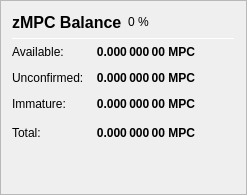
                   <widget class="QFrame" name="frame_ZerocoinBalances">
                    <property name="frameShape">
                     <enum>QFrame::StyledPanel</enum>
                    </property>
                    <property name="frameShadow">
                     <enum>QFrame::Raised</enum>
                    </property>
                    <layout class="QVBoxLayout" name="verticalLayout_7">
                     <item>
                      <layout class="QHBoxLayout" name="horizontalLayout_8" stretch="0,0,0">
                       <item>
                        <widget class="QLabel" name="label_5z_3">
                         <property name="minimumSize">
                          <size>
                           <width>0</width>
                           <height>20</height>
                          </size>
                         </property>
                         <property name="font">
                          <font>
                           <pointsize>12</pointsize>
                           <weight>75</weight>
                           <bold>true</bold>
                          </font>
                         </property>
                         <property name="text">
                          <string>zMPC Balance</string>
                         </property>
                        </widget>
                       </item>
                       <item>
                        <widget class="QLabel" name="labelzMPCPercent">
                         <property name="text">
                          <string notr="true">0 %</string>
                         </property>
                        </widget>
                       </item>
                       <item>
                        <spacer name="horizontalSpacer_11">
                         <property name="orientation">
                          <enum>Qt::Horizontal</enum>
                         </property>
                         <property name="sizeHint" stdset="0">
                          <size>
                           <width>40</width>
                           <height>20</height>
                          </size>
                         </property>
                        </spacer>
                       </item>
                      </layout>
                     </item>
                     <item>
                      <widget class="Line" name="line_ZerocoinBalance">
                       <property name="minimumSize">
                        <size>
                         <width>0</width>
                         <height>1</height>
                        </size>
                       </property>
                       <property name="maximumSize">
                        <size>
                         <width>16777215</width>
                         <height>1</height>
                        </size>
                       </property>
                       <property name="orientation">
                        <enum>Qt::Horizontal</enum>
                       </property>
                      </widget>
                     </item>
                     <item>
                      <layout class="QGridLayout" name="gridLayout_5">
                       <property name="spacing">
                        <number>12</number>
                       </property>
                       <item row="1" column="0">
                        <widget class="QLabel" name="labelzBalanceMatureText">
                         <property name="toolTip">
                          <string>Mature: more than 20 confirmation and more than 1 mint of the same denomination after it was minted.
These zMPC are spendable.</string>
                         </property>
                         <property name="text">
                          <string>Available:</string>
                         </property>
                        </widget>
                       </item>
                       <item row="1" column="1">
                        <widget class="QLabel" name="labelzBalanceMature">
                         <property name="font">
                          <font>
                           <weight>75</weight>
                           <bold>true</bold>
                          </font>
                         </property>
                         <property name="toolTip">
                          <string>Mature: more than 20 confirmation and more than 1 mint of the same denomination after it was minted.
These zMPC are spendable.</string>
                         </property>
                         <property name="text">
                          <string notr="true">0.000 000 00 MPC</string>
                         </property>
                         <property name="alignment">
                          <set>Qt::AlignRight|Qt::AlignTrailing|Qt::AlignVCenter</set>
                         </property>
                        </widget>
                       </item>
                       <item row="2" column="0">
                        <widget class="QLabel" name="labelzBalanceUnconfirmedText">
                         <property name="toolTip">
                          <string>Unconfirmed: less than 20 confirmations
Immature: confirmed, but less than 1 mint of the same denomination after it was minted</string>
                         </property>
                         <property name="text">
                          <string>Unconfirmed:</string>
                         </property>
                        </widget>
                       </item>
                       <item row="2" column="1">
                        <widget class="QLabel" name="labelzBalanceUnconfirmed">
                         <property name="font">
                          <font>
                           <weight>75</weight>
                           <bold>true</bold>
                          </font>
                         </property>
                         <property name="toolTip">
                          <string>Unconfirmed: less than 20 confirmations
Immature: confirmed, but less than 1 mint of the same denomination after it was minted</string>
                         </property>
                         <property name="text">
                          <string notr="true">0.000 000 00 MPC</string>
                         </property>
                         <property name="alignment">
                          <set>Qt::AlignRight|Qt::AlignTrailing|Qt::AlignVCenter</set>
                         </property>
                        </widget>
                       </item>
                       <item row="3" column="0">
                        <widget class="QLabel" name="labelzBalanceImmatureText">
                         <property name="toolTip">
                          <string>Unconfirmed: less than 20 confirmations
Immature: confirmed, but less than 1 mint of the same denomination after it was minted</string>
                         </property>
                         <property name="text">
                          <string>Immature:</string>
                         </property>
                        </widget>
                       </item>
                       <item row="3" column="1">
                        <widget class="QLabel" name="labelzBalanceImmature">
                         <property name="font">
                          <font>
                           <weight>75</weight>
                           <bold>true</bold>
                          </font>
                         </property>
                         <property name="toolTip">
                          <string>Unconfirmed: less than 20 confirmations
Immature: confirmed, but less than 1 mint of the same denomination after it was minted</string>
                         </property>
                         <property name="text">
                          <string notr="true">0.000 000 00 MPC</string>
                         </property>
                         <property name="alignment">
                          <set>Qt::AlignRight|Qt::AlignTrailing|Qt::AlignVCenter</set>
                         </property>
                        </widget>
                       </item>
                       <item row="4" column="0">
                        <widget class="QLabel" name="labelzBalanceText">
                         <property name="toolTip">
                          <string>Your current zMPC balance, unconfirmed and immature zMPC included.</string>
                         </property>
                         <property name="text">
                          <string>Total:</string>
                         </property>
                        </widget>
                       </item>
                       <item row="4" column="1">
                        <widget class="QLabel" name="labelzBalance">
                         <property name="font">
                          <font>
                           <weight>75</weight>
                           <bold>true</bold>
                          </font>
                         </property>
                         <property name="cursor">
                          <cursorShape>IBeamCursor</cursorShape>
                         </property>
                         <property name="toolTip">
                          <string>Your current zMPC balance, unconfirmed and immature zMPC included.</string>
                         </property>
                         <property name="text">
                          <string notr="true">0.000 000 00 MPC</string>
                         </property>
                         <property name="alignment">
                          <set>Qt::AlignRight|Qt::AlignTrailing|Qt::AlignVCenter</set>
                         </property>
                         <property name="textInteractionFlags">
                          <set>Qt::LinksAccessibleByMouse|Qt::TextSelectableByKeyboard|Qt::TextSelectableByMouse</set>
                         </property>
                        </widget>
                       </item>
                       <item row="4" column="2">
                        <spacer name="horizontalSpacer_4">
                         <property name="orientation">
                          <enum>Qt::Horizontal</enum>
                         </property>
                         <property name="sizeHint" stdset="0">
                          <size>
                           <width>40</width>
                           <height>20</height>
                          </size>
                         </property>
                        </spacer>
                       </item>
                      </layout>
                     </item>
                     <item>
                      <spacer name="verticalSpacer_4">
                       <property name="orientation">
                        <enum>Qt::Vertical</enum>
                       </property>
                       <property name="sizeHint" stdset="0">
                        <size>
                         <width>20</width>
                         <height>40</height>
                        </size>
                       </property>
                      </spacer>
                     </item>
                    </layout>
                   </widget>
